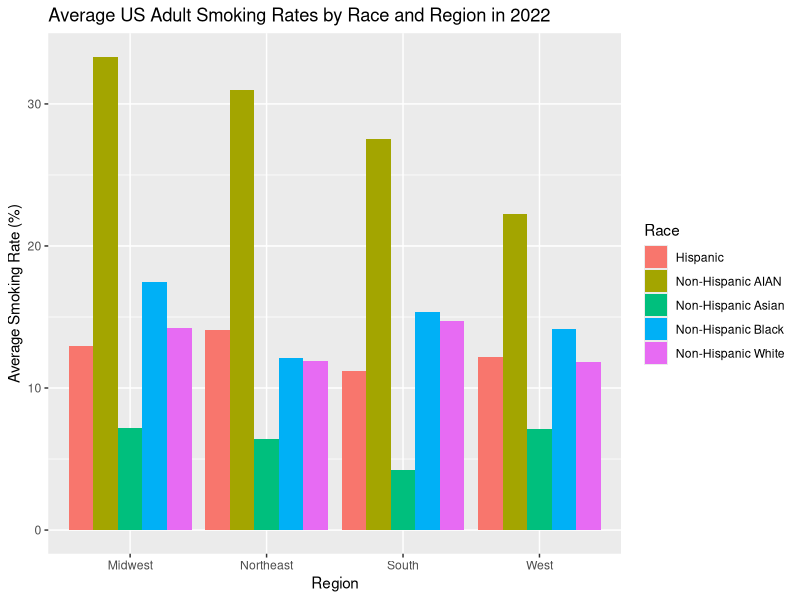
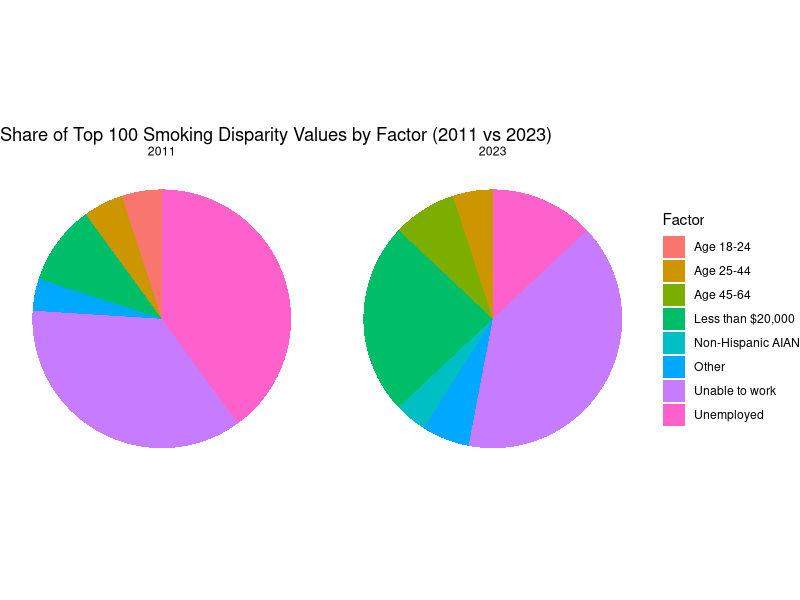
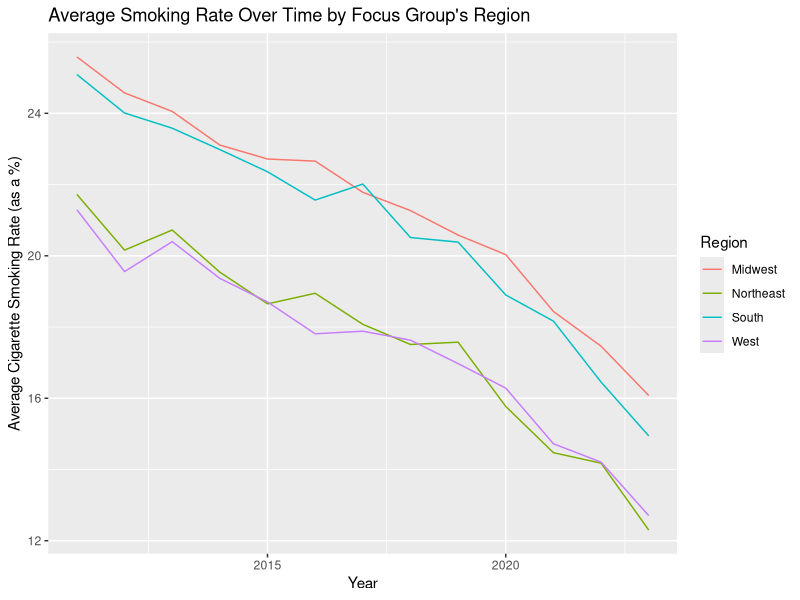
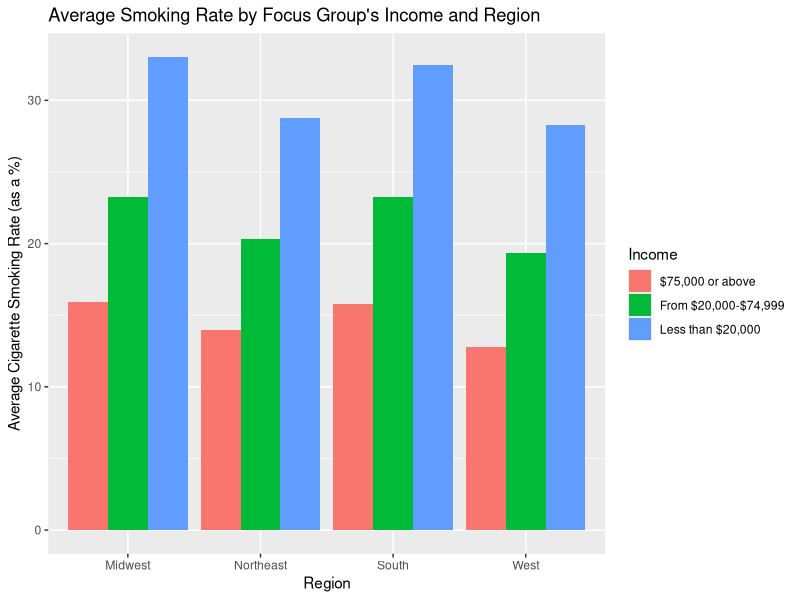
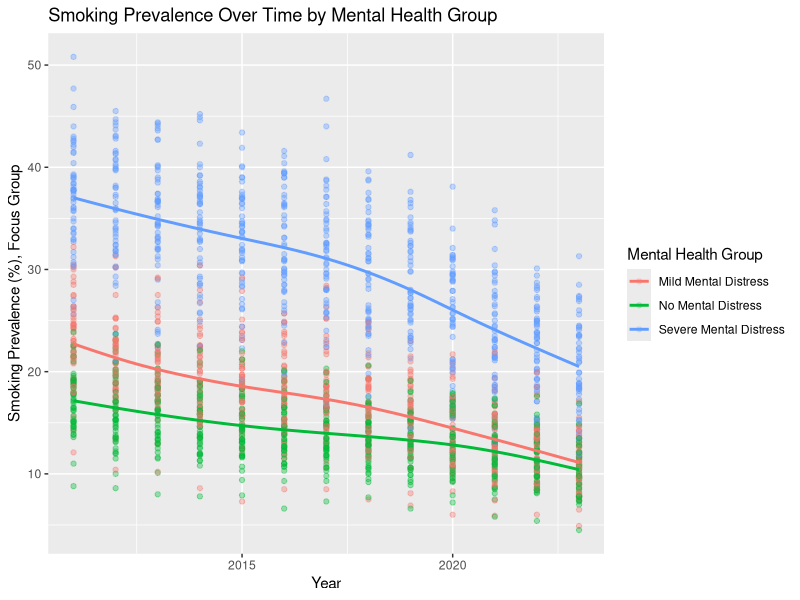
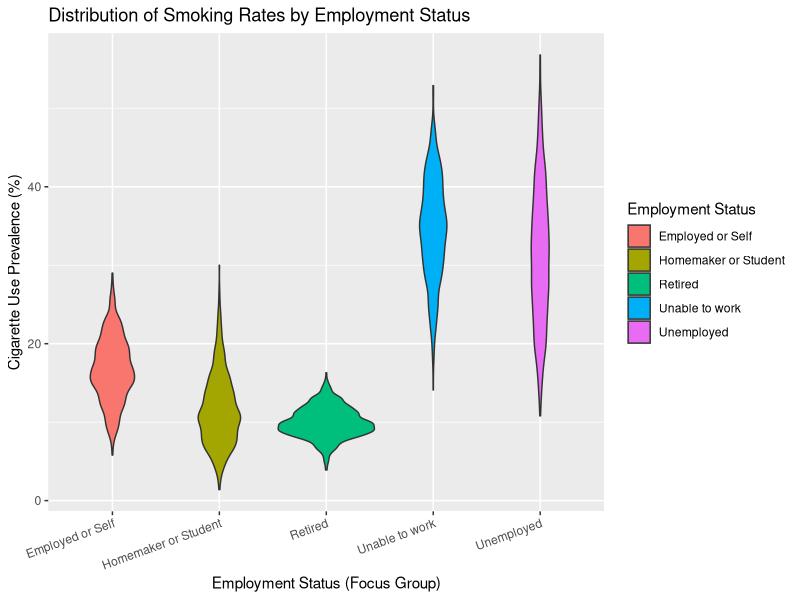
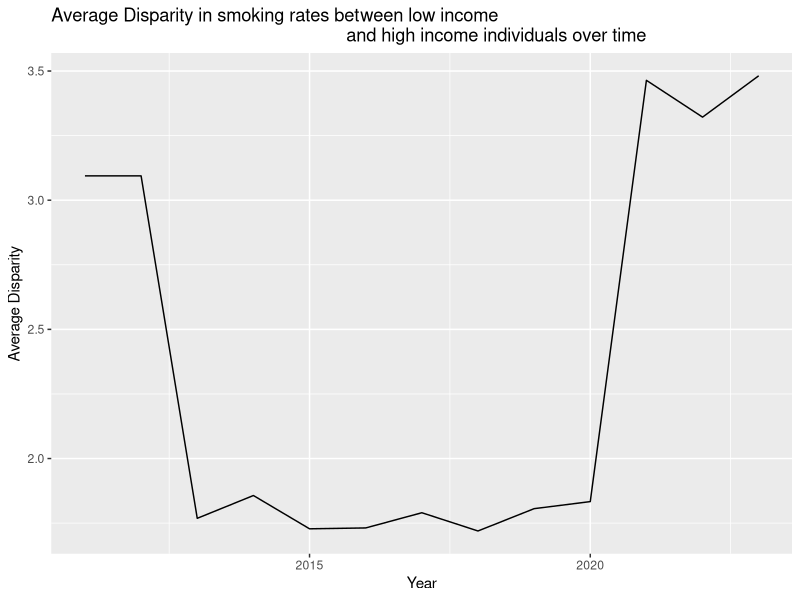
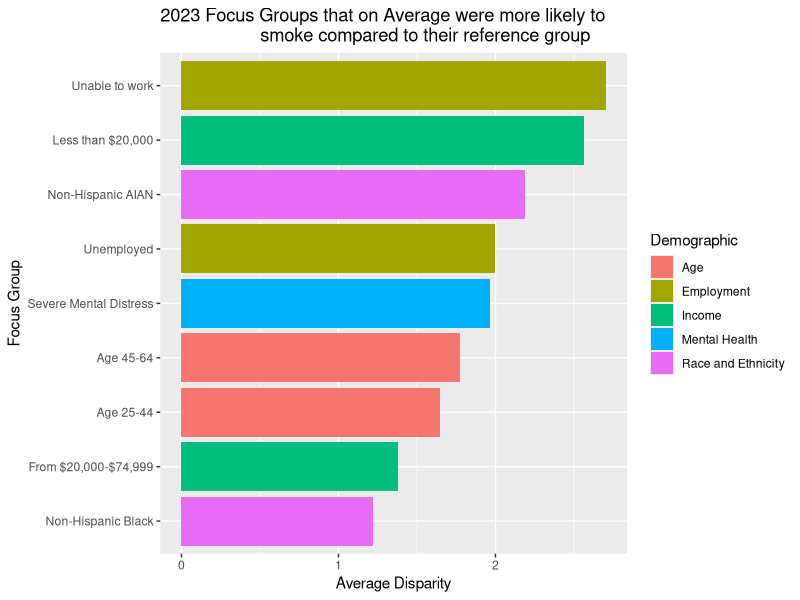

The R script that drew these images, in order:
## ---- chunk 1
knitr::opts_chunk$set(echo = TRUE)
library(tidyverse)

## ---- chunk 2

age <- read_csv("data/Age-Related_Disparities_in_Cigarette_Smoking_Among_Adults_20251101.csv")

employment <- read_csv("data/Employment-Related_Disparities_in_Cigarette_Smoking_Among_Adults_20251101.csv")

income <- read_csv("data/Income-Related_Disparities_in_Cigarette_Smoking_Among_Adults_20251101.csv")

m_health <- read_csv("data/Mental_Health-Related_Disparities_in_Cigarette_Smoking_Among_Adults_20251101.csv")

race <- read_csv("data/Race_and_Ethnic_Disparities_in_Cigarette_Smoking_Among_Adults_20251101.csv")

## ---- chunk 3
# Merging all tables into one. This only requires bind_rows since all variable names are the same across all five tables.

tobacco_chr <- bind_rows(age, employment, income, m_health, race)
## ---- chunk 4
# Converting quantitative variables to numeric datatypes

tobacco <- tobacco_chr |>
  mutate(across(c(`Cigarette Use Prevalence % (Focus group)`,
                   `Cigarette Use Prevalence % (Reference group)`,
                   `Disparity Value`),
                as.numeric))
## ---- chunk 5
n_distinct(tobacco$`Tobacco Use`)

# The "tobacco use" column is useless since it only says "Cigarette Use Among Adults". Therefore let's get rid of it.
tobacco <- tobacco |>
  select(-`Tobacco Use`)
## ---- chunk 6
tobacco <- tobacco |>
  group_by(`Year`,
           `State`,
           `Demographic`,
           `Comparing (Focus group)`,
           `Cigarette Use Prevalence % (Focus group)`)|>
  mutate(`Mean Disparity Value (Focus Group)` = mean(`Disparity Value`))

# Creating a new column which assigns each state to a designated region based on the Census Regions and Divisions of the United States.

tobacco_region <- tobacco |>
  mutate(
    region = case_when(
      State %in% c(
        "Maine","New Hampshire","Vermont","Massachusetts","Rhode Island","Connecticut",
        "New York","New Jersey","Pennsylvania"
      ) ~ "Northeast",
      
      State %in% c(
        "Ohio","Indiana","Illinois","Michigan","Wisconsin",
        "Minnesota","Iowa","Missouri","North Dakota","South Dakota","Nebraska","Kansas"
      ) ~ "Midwest",
      
      State %in% c(
        "Delaware","Maryland","District of Columbia","Virginia","West Virginia",
        "North Carolina","South Carolina","Georgia","Florida",
        "Kentucky","Tennessee","Mississippi","Alabama",
        "Oklahoma","Texas","Arkansas","Louisiana"
      ) ~ "South",
      
      State %in% c(
        "Idaho","Montana","Wyoming","Nevada","Utah","Colorado","Arizona","New Mexico",
        "Alaska","Washington","Oregon","California","Hawaii"
      ) ~ "West",))

tobacco_region

#To check for NA values.
tobacco_region |>
  filter(is.na(region))
## ---- chunk 7

tobacco_region |>
  filter(Year == 2022, Demographic == "Race and Ethnicity") |>
 
  group_by(Race = `Comparing (Focus group)`, region) |>
  summarize(race_mean = mean(`Cigarette Use Prevalence % (Focus group)`, na.rm = TRUE)) |>
 
  ggplot(aes(x = region, y = race_mean, fill = Race)) + geom_col(position = "dodge") +
  labs(title = "Average US Adult Smoking Rates by Race and Region in 2022",
       x = "Region", y = "Average Smoking Rate (%)", fill = "Race")

## ---- chunk 8

tobacco_region |>
  ungroup() |>
  filter(Year %in% c(2011, 2023)) |>
  select(Year, `Comparing (Focus group)`, `Disparity Value`) |>
  drop_na(`Disparity Value`) |>
  group_by(Year) |>
  slice_max(`Disparity Value`, n = 100, with_ties = F) |>
  add_count(`Comparing (Focus group)`, name = "n_fg") |>
  mutate(FocusGroup2 = ifelse(n_fg <= 3,
                              "Other",
                              `Comparing (Focus group)`)) |>
  ggplot(aes(x = "", fill = FocusGroup2)) +
  geom_bar(width = 1) +
  coord_polar(theta = "y") +
  facet_wrap(~ Year) +
  labs(title = "Share of Top 100 Smoking Disparity Values by Factor (2011 vs 2023)",
      x = NULL, y = NULL,
      fill = "Factor") +
  theme_void()
## ---- chunk 9
tobacco_region |> group_by(`Year`, region) |> 
  summarize(avg = mean(`Cigarette Use Prevalence % (Focus group)`, na.rm = T)) |>
  
  ggplot() + geom_line(aes(x = `Year`, 
                           y = avg, color = region)) +
    labs(title = "Average Smoking Rate Over Time by Focus Group's Region",
         y = "Average Cigarette Smoking Rate (as a %)",
         color = "Region")
## ---- chunk 10
tobacco_region |> filter(`Demographic` == "Income") |> group_by(`Comparing (Focus group)`, `region`) |>
  summarize(avg = mean(`Cigarette Use Prevalence % (Focus group)`, na.rm = T)) |>
  
  ggplot(aes(fill = `Comparing (Focus group)`, y = avg, x = region)) + geom_col(position = "dodge") +
    labs(title = "Average Smoking Rate by Focus Group's Income and Region",
         x = "Region",
         y = "Average Cigarette Smoking Rate (as a %)",
         fill = "Income")
## ---- chunk 11
m_health_numeric <- m_health |>
  mutate(
    `Cigarette Use Prevalence % (Focus group)` =
      as.numeric(`Cigarette Use Prevalence % (Focus group)`)
  )
ggplot(m_health_numeric,
  aes(x = Year,
    y = `Cigarette Use Prevalence % (Focus group)`,
    color = `Comparing (Focus group)`)) +
  geom_point(alpha = 0.2) +
  geom_smooth(se = FALSE) + 
  labs(title = "Smoking Prevalence Over Time by Mental Health Group",
    x = "Year",
    y = "Smoking Prevalence (%), Focus Group",
    color = "Mental Health Group") 
## ---- chunk 12
tobacco_region |>
  filter(Demographic == "Employment") |>
  ggplot(aes(
    x = `Comparing (Focus group)`,
    y = `Cigarette Use Prevalence % (Focus group)`,
    fill = `Comparing (Focus group)`
  )) +
  geom_violin() +
  labs(
    title = "Distribution of Smoking Rates by Employment Status",
    x = "Employment Status (Focus Group)",
    y = "Cigarette Use Prevalence (%)", fill = "Employment Status"
  ) +
  theme(axis.text.x = element_text(angle = 20, hjust = 1))
## ---- chunk 13
tobacco |>
  filter(`Comparing (Focus group)` == "Less than $20,000" &
         `To (Reference group)` == "$75,000 or above") |>
  group_by(Year) |>
  summarize(avg_disp = mean(`Disparity Value`, na.rm = T)) |>
  ggplot(aes(x = Year, y = avg_disp)) + geom_line() + labs(title = "Average Disparity in smoking rates between low income 
                                                           and high income individuals over time", y = "Average Disparity")
## ---- chunk 14
tobacco_region |>
  ungroup() |>
  filter(Year == 2023) |>
  select(Demographic, `Comparing (Focus group)`, `Disparity Value`) |>
  group_by(Demographic, `Comparing (Focus group)`) |>
  summarize(avg_disp = mean(`Disparity Value`, na.rm = T)) |>
  filter(avg_disp > 1) |>
  ggplot(aes(x = avg_disp,
             y = reorder(`Comparing (Focus group)`, avg_disp),
             fill = Demographic)) +
  geom_col() + labs(title = "2023 Focus Groups that on Average were more likely to 
                    smoke compared to their reference group",
                    x = "Average Disparity",
                     y = "Focus Group")
## ---- chunk 15
tobacco_region |>
  filter(Demographic == "Mental Health") |>
  ggplot(aes(
    x = `Comparing (Focus group)`,
    y = `Cigarette Use Prevalence % (Focus group)`,
    fill = `Comparing (Focus group)`
  )) +
  geom_boxplot() +
  labs(
    title = "Smoking Rates by Mental Health Status",
    x = "Mental Health Category",
    y = "Cigarette Use Prevalence (%)", fill = "Mental Health") +
  theme(axis.text.x = element_text(angle = 20, hjust = 1))
## ---- chunk 16
race_boxplot <- tobacco_region |>
  filter(Demographic == "Race and Ethnicity") |>
  select(Race = `Comparing (Focus group)`,
         Smoking = `Cigarette Use Prevalence % (Focus group)`)
ggplot(race_boxplot,
       aes(x = Race, y = Smoking, fill = Race)) +
  geom_boxplot() +
  labs(title = "Distribution of Focus Group Smoking Prevalence by Race and Ethnicity",
    x = "Race / Ethnicity",
    y = "Cigarette Use Prevalence % (Focus group)",
    fill = "Race / Ethnicity") +
  theme(axis.text.x = element_text(angle = 25, hjust = 1))
